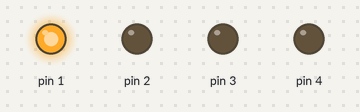
Simulated run of this sketch. Board: Arduino Uno, built with avr-gcc and run on an emulated ATmega328P. Shown: output pins drawn as LEDs (lit = HIGH).

Above: at 0.5 s.
At 4.5 s:
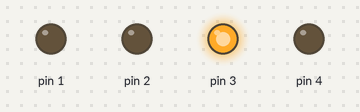
At 6.5 s:
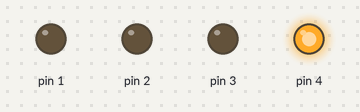
At 8.5 s:
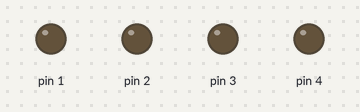
At 18.5 s:
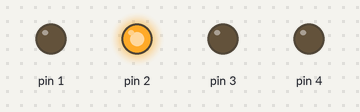
Timing chart, 0 to 20.8 s (numbered marks = the images above):
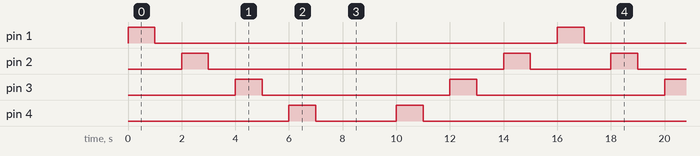

Measured:
- by itself, pin 1: alternates HIGH for 1.0 s and LOW for 15.0 s
- by itself, pin 2: repeats every 16.0 s: LOW 11.0 s, HIGH 1.0 s, LOW 3.0 s, HIGH 1.0 s
- by itself, pin 3: alternates HIGH for 1.0 s and LOW for 7.0 s
- by itself, pin 4: repeats every 16.0 s: LOW 3.0 s, HIGH 1.0 s, LOW 11.0 s, HIGH 1.0 s

The sketch:

ex05.ino
```cpp
// C++ code
//
int i;
void setup()
{
  pinMode(1, OUTPUT);
  pinMode(2, OUTPUT);
  pinMode(3, OUTPUT);
  pinMode(4, OUTPUT);
}

void loop()
{
  for (i=1;i<5;i++){
    digitalWrite(i, HIGH);
  	delay(1000); // Wait for 1000 millisecond(s)
  	digitalWrite(i, LOW);
  	delay(1000); // Wait for 1000 millisecond(s)
  }
  for (i=5;i>1;i--){
    digitalWrite(i, HIGH);
  	delay(1000); // Wait for 1000 millisecond(s)
  	digitalWrite(i, LOW);
  	delay(1000); // Wait for 1000 millisecond(s)
  }
}
```
